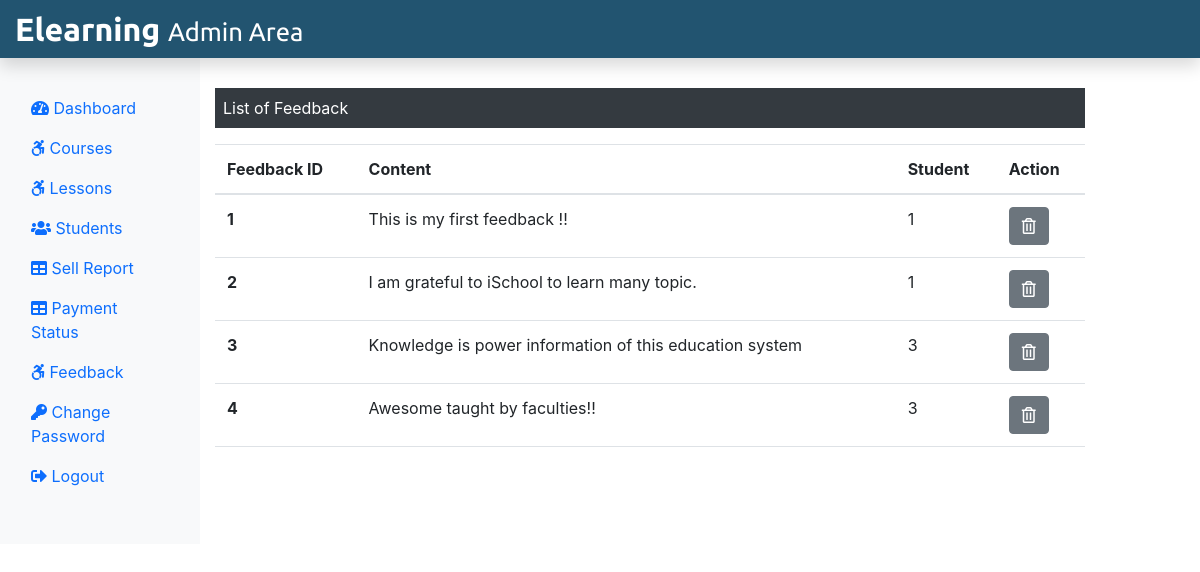
Page /Admin/feedback.php (signed in) on the committed database.
### tables this page shows
CREATE TABLE `feedback` (
  `f_id` int(11) NOT NULL,
  `f_content` text NOT NULL,
  `stu_id` int(11) NOT NULL
);

### Admin/feedback.php (the view, shortened to what this page needs)
<?php
    include("./adminInclude/header.php");
    include("../dbConnection.php");
?>
<div class="col-sm-9 mt-5">
    <p class="bg-dark text-white p-2">List of Feedback</p>
    <?php
        $sql = "SELECT * FROM feedback";
        $result = $conn->query($sql);
        if($result->num_rows > 0){
    ?>
    <table class="table">
        <thread>
            <tr>
                <th scope="col">Feedback ID</th>
                <th scope="col">Content</th>
                <th scope="col">Student</th>
                <th scope="col">Action</th>
            </tr>
        </thread>
        <tbody>
            <?php
            $sno = 0;
            while($row = $result->fetch_assoc()){  $sno = $sno+1; ?>
            <tr>
                <th scope="row"><?php echo $sno ?></th>
                <td> <?php echo $row['f_content'] ?> </td>
                <td> <?php echo $row['stu_id'] ?> </td>
                <td>
                    <form action="" method=" POST" class="d-inline">
                        <button type="submit" class="btn btn-secondary" name="delete" value="Delete">
                            <i class="far fa-trash-alt"></i>
                        </button>
                    </form>
                </td>
            </tr>
            <?php } ?>
        </tbody>
    </table>
    <?php
    }
    else{
        echo "0 Result";
    }
    ?>
</div>
</div>
<?php
    include("./adminInclude/footer.php");
?>

### rows in the picture
feedback: f_content "This is my first feedback !!", stu "1"
feedback: f_content "I am grateful to iSchool to learn many topic.", stu "1"
feedback: f_content "Knowledge is power information of this education system", stu "3"
feedback: f_content "Awesome taught by faculties!!", stu "3"
